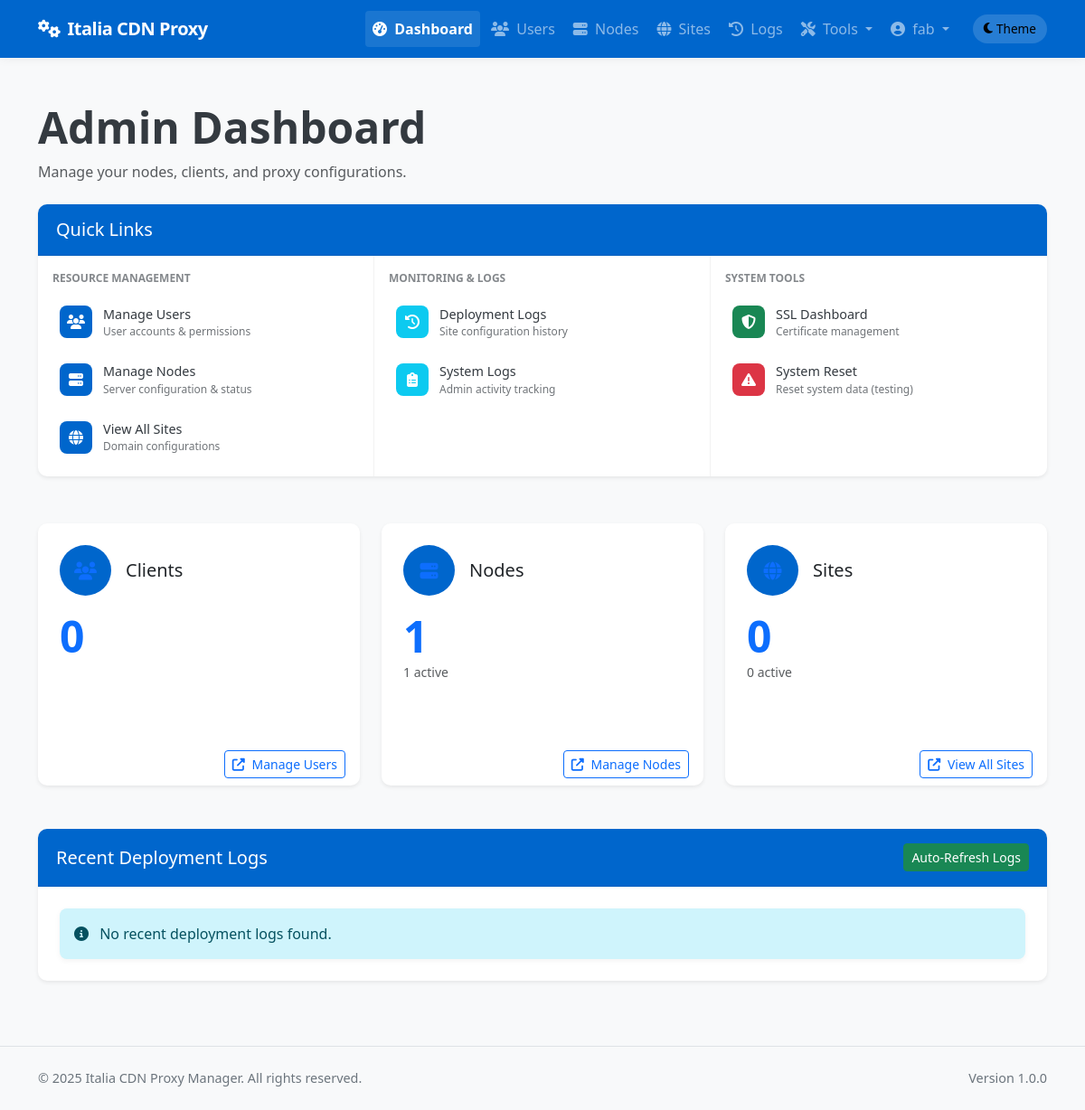
The app's page /admin/dashboard (signed in), older data.
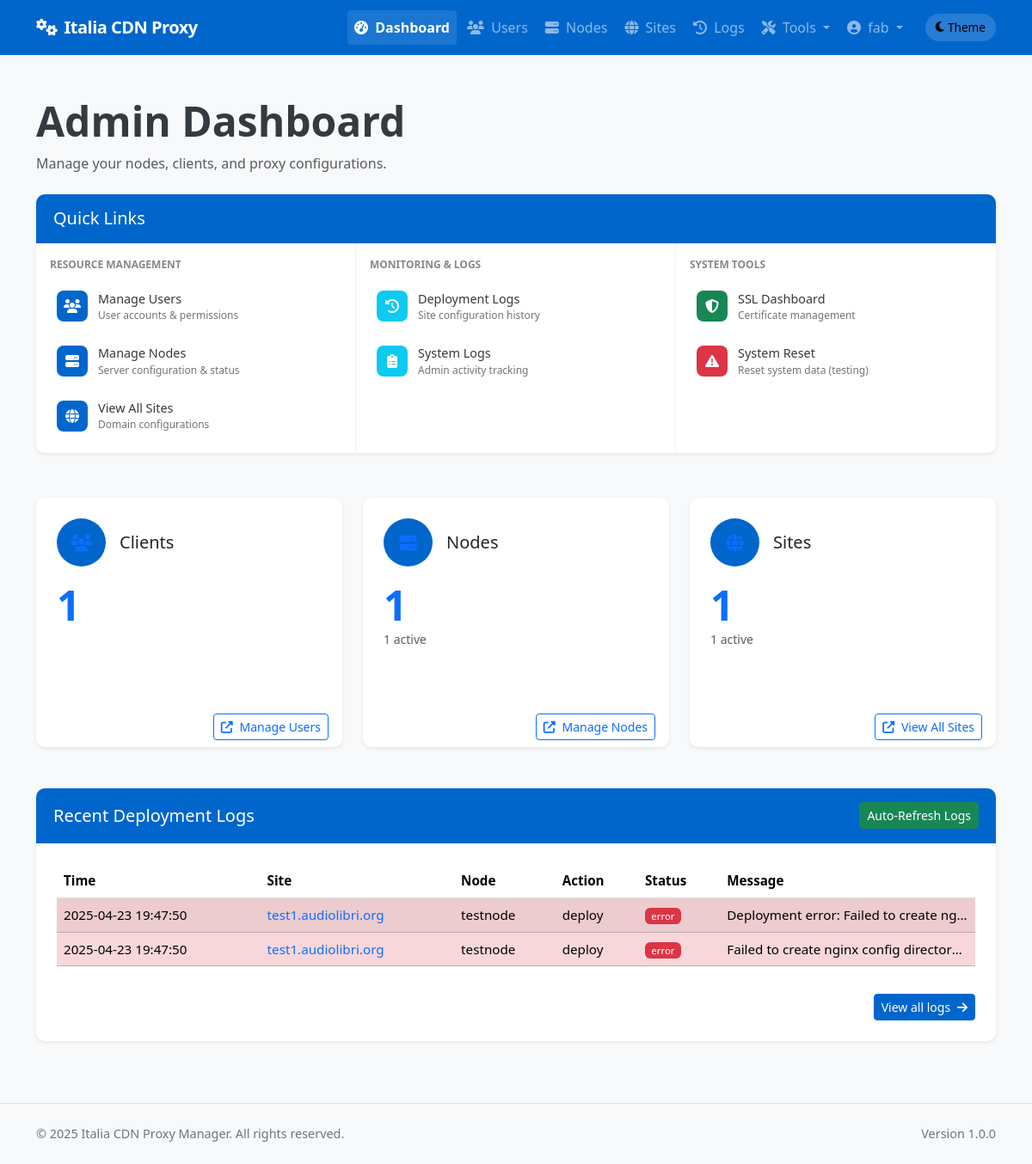
The same page, newer data.
### app/models/models.py (models this page shows, shortened)
class DeploymentLog(db.Model):
    __tablename__ = 'deployment_logs'
    id = db.Column(db.Integer, primary_key=True)
    site_id = db.Column(db.Integer, db.ForeignKey('sites.id'), nullable=False)
    node_id = db.Column(db.Integer, db.ForeignKey('nodes.id'), nullable=False)
    user_id = db.Column(db.Integer, db.ForeignKey('users.id'), nullable=True)  # Who performed the action
    action = db.Column(db.String(64), nullable=False)  # deploy, update, remove, ssl_renew, discovery, rollback
    status = db.Column(db.String(20), nullable=False)  # success, error
    message = db.Column(db.Text, nullable=True)
    created_at = db.Column(db.DateTime, default=datetime.utcnow)
    site = db.relationship('Site', backref=db.backref('deployment_logs', lazy='dynamic'))
    node = db.relationship('Node', backref=db.backref('deployment_logs', lazy='dynamic'))
    user = db.relationship('User', backref=db.backref('deployment_logs', lazy='dynamic'))

class Site(db.Model):
    __tablename__ = 'sites'
    id = db.Column(db.Integer, primary_key=True)
    name = db.Column(db.String(64), nullable=False)
    domain = db.Column(db.String(255), unique=True, nullable=False)
    protocol = db.Column(db.String(10), nullable=False, default='https')  # http or https
    origin_protocol = db.Column(db.String(10), nullable=False, default='http')  # http or https for origin
    origin_address = db.Column(db.String(255), nullable=False)  # Backend server address
    origin_port = db.Column(db.Integer, nullable=False)
    user_id = db.Column(db.Integer, db.ForeignKey('users.id'), nullable=True)  # Allow null for discovered sites
    is_active = db.Column(db.Boolean, default=True)
    is_blocked = db.Column(db.Boolean, default=False)
    is_discovered = db.Column(db.Boolean, default=False)  # Whether this site was discovered from node
    use_waf = db.Column(db.Boolean, default=False)
    force_https = db.Column(db.Boolean, default=True)  # New column to force HTTP to HTTPS redirect
    enable_cache = db.Column(db.Boolean, default=True)
    cache_time = db.Column(db.Integer, default=3600)  # Cache time in seconds, default 1 hour
    cache_static_time = db.Column(db.Integer, default=86400)  # Cache time for static assets in seconds, default 1 day
    custom_cache_rules = db.Column(db.Text, nullable=True)  # Custom cache rules in Nginx format
    cache_browser_time = db.Column(db.Integer, default=3600)  # Browser cache time in seconds, default 1 hour
    use_geoip = db.Column(db.Boolean, default=False)  # Whether to use GeoIP filtering
    geoip_mode = db.Column(db.String(10), default='blacklist')  # 'blacklist' or 'whitelist'
    geoip_countries = db.Column(db.Text, nullable=True)  # Comma-separated list of country codes
    geoip_level = db.Column(db.String(10), default='nginx')  # 'nginx' or 'iptables'
    created_at = db.Column(db.DateTime, default=datetime.utcnow)
    updated_at = db.Column(db.DateTime, default=datetime.utcnow, onupdate=datetime.utcnow)
    custom_config = db.Column(db.Text, nullable=True)  # Additional Nginx configuration
    site_nodes = db.relationship('SiteNode', backref='site', lazy='dynamic')
    ssl_certificates = db.relationship('SSLCertificate', backref='site', lazy='dynamic')
    config_versions = db.relationship('ConfigVersion', backref='site', lazy='dynamic')

class Node(db.Model):
    __tablename__ = 'nodes'
    id = db.Column(db.Integer, primary_key=True)
    name = db.Column(db.String(64), unique=True, nullable=False)
    ip_address = db.Column(db.String(45), nullable=False)  # IPv4 or IPv6
    ssh_port = db.Column(db.Integer, default=22)
    ssh_user = db.Column(db.String(64), nullable=False)
    ssh_key_path = db.Column(db.String(256), nullable=True)  # Path to SSH key file
    _ssh_password = db.Column('ssh_password', db.String(256), nullable=True)  # Encrypted password (if using password auth)
    is_active = db.Column(db.Boolean, default=True)
    is_discovered = db.Column(db.Boolean, default=False)  # Whether this node was discovered from YAML
    created_at = db.Column(db.DateTime, default=datetime.utcnow)
    updated_at = db.Column(db.DateTime, default=datetime.utcnow, onupdate=datetime.utcnow)
    nginx_config_path = db.Column(db.String(256), default='/etc/nginx/conf.d')
    nginx_reload_command = db.Column(db.String(256), default='sudo systemctl reload nginx')
    detected_nginx_path = db.Column(db.String(256), nullable=True)  # Store detected nginx path
    site_nodes = db.relationship('SiteNode', backref='node', lazy='dynamic')
    @property
    def ssh_password(self):
        """Decrypt password when accessed"""
        from cryptography.fernet import Fernet
        from flask import current_app
        if not self._ssh_password:
            return None
        try:
            key = current_app.config.get('PASSWORD_ENCRYPTION_KEY', 'fallback_key_for_development_only').encode()
            key = key.ljust(32)[:32]
            cipher = Fernet(Fernet.generate_key()) if len(key) < 32 else Fernet(key)
            decrypted = cipher.decrypt(self._ssh_password.encode())
            return decrypted.decode()
        except Exception as e:
            import logging
            logging.error(f"Error decrypting SSH password: {str(e)}")
            return None
    @ssh_password.setter
    def ssh_password(self, password):
        """Encrypt password when set"""
        if not password:
            self._ssh_password = None
            return
        from cryptography.fernet import Fernet
        from flask import current_app
        try:
            key = current_app.config.get('PASSWORD_ENCRYPTION_KEY', 'fallback_key_for_development_only').encode()
            key = key.ljust(32)[:32]
            cipher = Fernet(Fernet.generate_key()) if len(key) < 32 else Fernet(key)
            encrypted = cipher.encrypt(password.encode())
            self._ssh_password = encrypted.decode()
        except Exception as e:
            import logging
            logging.error(f"Error encrypting SSH password: {str(e)}")
            self._ssh_password = None

### app/controllers/admin.py (the view)
@admin.route('/dashboard')
@login_required
@admin_required
def dashboard():
    user_count = User.query.filter_by(role='client').count()
    node_count = Node.query.count()
    active_node_count = Node.query.filter_by(is_active=True).count()
    site_count = Site.query.count()
    active_site_count = Site.query.filter_by(is_active=True).count()
    latest_logs = DeploymentLog.query.order_by(DeploymentLog.created_at.desc()).limit(10).all()
    return render_template('admin/dashboard.html',
                           user_count=user_count,
                           node_count=node_count,
                           active_node_count=active_node_count,
                           site_count=site_count,
                           active_site_count=active_site_count,
                           latest_logs=latest_logs)

### app/models/__init__.py (called while the page is built)
@login_manager.user_loader
def load_user(user_id):
    return User.query.get(int(user_id))

### app/models/models.py (called while the page is built)
    def is_admin(self):
        return self.role == 'admin'

### app/services/access_control.py (called while the page is built)
def admin_required(f):
    @wraps(f)
    def decorated_function(*args, **kwargs):
        if not current_user.is_admin():
            flash('You need admin privileges to access this page.', 'error')
            return abort(403)
        return f(*args, **kwargs)
    return decorated_function

### app/templates/admin/dashboard.html (shortened to what the changed rows need)
{% extends "base.html" %}
{% block content %}
<div class="container py-4">
    <div class="mb-4">
        <h1 class="display-5 fw-bold">Admin Dashboard</h1>
    </div>
    <div class="row g-4 mb-5">
        <div class="col-md-4">
            <div class="card h-100 shadow-sm">
                <div class="card-body">
                    <div class="d-flex align-items-center mb-3">
                        <div class="rounded-circle bg-primary bg-opacity-10 p-3 me-3">
                        </div>
                        <h3 class="card-title h5 mb-0">Clients</h3>
                    </div>
                    <p class="display-5 fw-bold text-primary mb-0">{{ user_count }}</p>
                </div>
            </div>
        </div>
        <div class="col-md-4">
            <div class="card h-100 shadow-sm">
                <div class="card-body">
                    <div class="d-flex align-items-center mb-3">
                        <div class="rounded-circle bg-primary bg-opacity-10 p-3 me-3">
                        </div>
                        <h3 class="card-title h5 mb-0">Sites</h3>
                    </div>
                    <p class="display-5 fw-bold text-primary mb-0">{{ site_count }}</p>
                    <p class="small text-muted">{{ active_site_count }} active</p>
                </div>
            </div>
        </div>
    </div>
    <div class="card shadow-sm mb-4">
        <div class="card-header bg-primary text-white d-flex justify-content-between align-items-center">
            <h2 class="card-title h5 mb-0">Recent Deployment Logs</h2>
        </div>
        <div class="card-body">
            {% if latest_logs %}
            <div class="table-responsive" id="logsTableContainer">
                <table class="table table-striped table-hover">
                    <thead>
                        <tr>
                            <th>Time</th>
                            <th>Site</th>
                            <th>Node</th>
                            <th>Action</th>
                            <th>Status</th>
                            <th>Message</th>
                        </tr>
                    </thead>
                    <tbody>
                        {% for log in latest_logs %}
                        <tr class="{% if log.status == 'error' %}table-danger{% endif %}">
                            <td>{{ log.created_at.strftime('%Y-%m-%d %H:%M:%S') }}</td>
                            <td>
                                <a href="{{ url_for('admin.view_site', site_id=log.site_id) }}" class="text-decoration-none">
                                    {{ log.site.domain }}
                                </a>
                            </td>
                            <td>{{ log.node.name }}</td>
                            <td>{{ log.action }}</td>
                            <td>
                                <span class="badge {% if log.status == 'success' %}bg-success
                                {% elif log.status == 'error' %}bg-danger
                                {% else %}bg-warning{% endif %}">
                                    {{ log.status }}
                                </span>
                            </td>
                            <td class="text-truncate" style="max-width: 200px;">{{ log.message }}</td>
                        </tr>
                        {% endfor %}
                    </tbody>
                </table>
            </div>
            <div class="text-end mt-3">
                <a href="{{ url_for('admin.deployment_logs') }}" class="btn btn-sm btn-primary">
                    View all logs <i class="fas fa-arrow-right ms-1"></i>
                </a>
            </div>
            {% else %}
            <div class="alert alert-info mb-0">
                <i class="fas fa-info-circle me-2"></i> No recent deployment logs found.
            </div>
            {% endif %}
        </div>
    </div>
</div>
{% endblock %}

Row changes from the older to the newer data that the page shows:
added DeploymentLog: created_at "2025-04-23 19:47:50", site.domain "test1.audiolibri.org", node.name "testnode", action "deploy", status "error", message "Deployment error: Failed to create ng…"
added DeploymentLog: created_at "2025-04-23 19:47:50", site.domain "test1.audiolibri.org", node.name "testnode", action "deploy", status "error", message "Failed to create nginx config director…"
Text that changed along with them:
{{ user_count }}: "0" → "1"
{{ site_count }}: "0" → "1"
{{ active_site_count }}: "0" → "1"
text no longer shown: "No recent deployment logs found."
text now shown: "Time Site Node Action Status Message View all logs"
